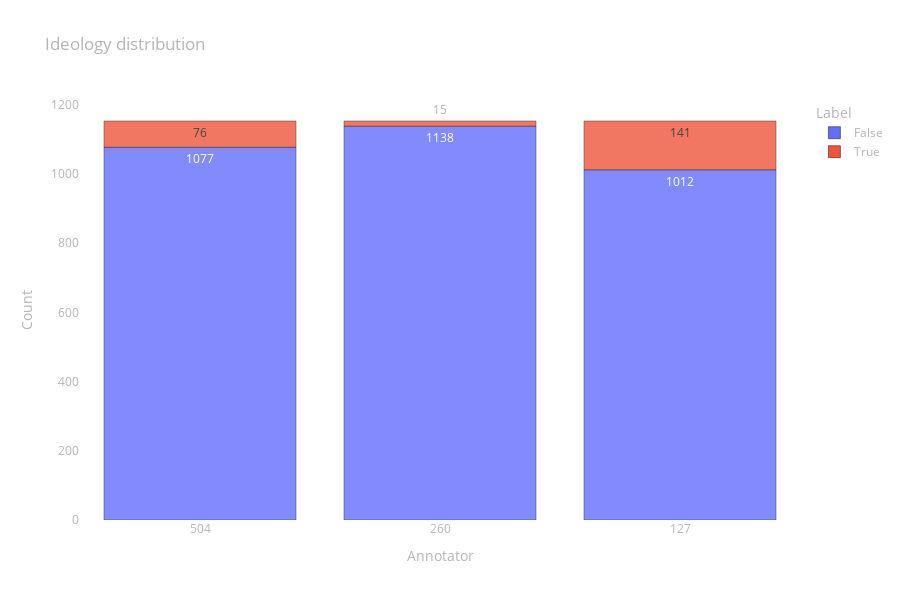

Here is the notebook cell this chart was saved with:
### Code cell
fig = px.bar(
    data_frame=prepare_data_to_px(ideology),
    x="Annotator", y="Count", color="Label", opacity=0.8,
    height=600, text="Count", title="Ideology distribution")

fig.update_layout(layout)

fig.show()

### Figure 1 — Plotly figure (JSON) as saved in the notebook; plotly's stock layout.template omitted (floating-point values rounded to 4 significant figures)
{"data": [{"alignmentgroup": "True", "hovertemplate": "Label=False<br>Annotator=%{x}<br>Count=%{text}<extra></extra>", "legendgroup": "False", "marker": {"color": "#636efa", "opacity": 0.8, "pattern": {"shape": ""}}, "name": "False", "offsetgroup": "False", "orientation": "v", "showlegend": true, "text": [1077, 1138, 1012], "textposition": "auto", "type": "bar", "x": [504, 260, 127], "xaxis": "x", "y": [1077, 1138, 1012], "yaxis": "y"}, {"alignmentgroup": "True", "hovertemplate": "Label=True<br>Annotator=%{x}<br>Count=%{text}<extra></extra>", "legendgroup": "True", "marker": {"color": "#EF553B", "opacity": 0.8, "pattern": {"shape": ""}}, "name": "True", "offsetgroup": "True", "orientation": "v", "showlegend": true, "text": [76, 15, 141], "textposition": "auto", "type": "bar", "x": [504, 260, 127], "xaxis": "x", "y": [76, 15, 141], "yaxis": "y"}], "layout": {"barmode": "relative", "font": {"color": "rgb(180,180,180)"}, "height": 600, "legend": {"title": {"text": "Label"}, "tracegroupgap": 0}, "paper_bgcolor": "rgba(0,0,0,0)", "plot_bgcolor": "rgba(0,0,0,0)", "title": {"text": "Ideology distribution"}, "xaxis": {"anchor": "y", "domain": [0, 1], "showgrid": false, "title": {"text": "Annotator"}, "type": "category", "zeroline": false}, "yaxis": {"anchor": "x", "domain": [0, 1], "showgrid": false, "title": {"text": "Count"}, "zeroline": false}}}
